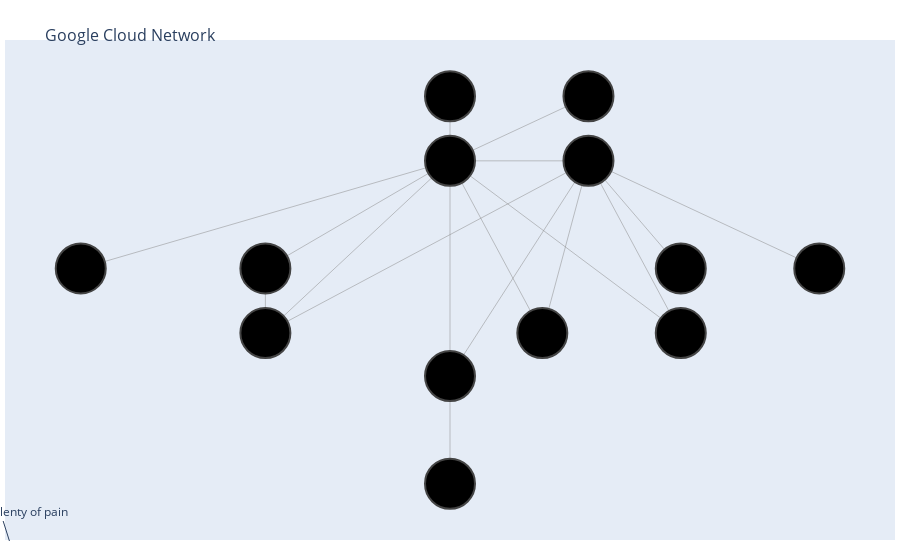

Notebook cell for this chart:
### Code cell
fig = go.Figure(data=[edge_trace, node_trace],
             layout=go.Layout(
                title='<br>Google Cloud Network',
                titlefont_size=16,
                showlegend=False,
                hovermode='closest',
                margin=dict(b=20,l=5,r=5,t=40),
                annotations=[ dict(
                    text="made with plenty of pain",
                    showarrow=True,
                    xref="paper", yref="paper",
                    x=0.005, y=-0.002 ) ],
                xaxis=dict(showgrid=False, zeroline=False, showticklabels=False),
                yaxis=dict(showgrid=False, zeroline=False, showticklabels=False))
                )
fig.show()

### Figure 1 — Plotly figure (JSON) as saved in the notebook; plotly's stock layout.template omitted (floating-point values rounded to 4 significant figures)
{"data": [{"hoverinfo": "none", "line": {"color": "#888", "width": 0.5}, "mode": "lines", "type": "scatter", "x": [0.5, 0.5, null, 0.65, 0.5, null, 0.5, 0.65, null, 0.5, 0.1, null, 0.5, 0.3, null, 0.5, 0.3, null, 0.5, 0.5, null, 0.5, 0.6, null, 0.5, 0.75, null, 0.65, 0.3, null, 0.65, 0.5, null, 0.65, 0.6, null, 0.65, 0.75, null, 0.65, 0.75, null, 0.65, 0.9, null, 0.3, 0.3, null, 0.5, 0.5, null], "y": [1, 0.85, null, 1, 0.85, null, 0.85, 0.85, null, 0.85, 0.6, null, 0.85, 0.6, null, 0.85, 0.45, null, 0.85, 0.35, null, 0.85, 0.45, null, 0.85, 0.45, null, 0.85, 0.45, null, 0.85, 0.35, null, 0.85, 0.45, null, 0.85, 0.45, null, 0.85, 0.6, null, 0.85, 0.6, null, 0.6, 0.45, null, 0.35, 0.1, null]}, {"hoverinfo": "text", "marker": {"color": [], "colorbar": {"thickness": 15, "title": {"side": "right", "text": "Node Connections"}, "xanchor": "left"}, "colorscale": [[0, "rgb(150,0,90)"], [0.125, "rgb(0,0,200)"], [0.25, "rgb(0,25,255)"], [0.375, "rgb(0,152,255)"], [0.5, "rgb(44,255,150)"], [0.625, "rgb(151,255,0)"], [0.75, "rgb(255,234,0)"], [0.875, "rgb(255,111,0)"], [1, "rgb(255,0,0)"]], "line": {"width": 2}, "reversescale": false, "showscale": false, "size": 50}, "mode": "markers", "type": "scatter", "x": [0.5, 0.65, 0.5, 0.65, 0.1, 0.3, 0.75, 0.9, 0.3, 0.6, 0.75, 0.5, 0.5], "y": [1, 1, 0.85, 0.85, 0.6, 0.6, 0.6, 0.6, 0.45, 0.45, 0.45, 0.35, 0.1]}], "layout": {"annotations": [{"showarrow": true, "text": "made with plenty of pain", "x": 0.005, "xref": "paper", "y": -0.002, "yref": "paper"}], "hovermode": "closest", "margin": {"b": 20, "l": 5, "r": 5, "t": 40}, "showlegend": false, "title": {"font": {"size": 16}, "text": "<br>Google Cloud Network"}, "xaxis": {"showgrid": false, "showticklabels": false, "zeroline": false}, "yaxis": {"showgrid": false, "showticklabels": false, "zeroline": false}}}
